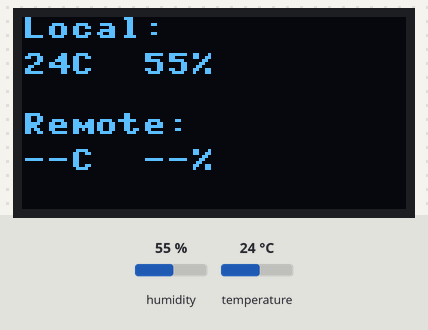
A program run on a simulated ESP8266 board running MicroPython. On the bench: 128×64 one-colour display. Inputs (shaded band) come from the test bench; at power-on: humidity 55 %, temperature 24 °C. No radio messages arrive unless stated (any console line starting 'radio sent:' is added by the test bench); library files of the repository ran but are not shown: sh1106.py; what the program prints to the serial console is not drawn.

Above: at 1.2 s.
1.3 s: humidity set to 22 %
At 2.6 s:
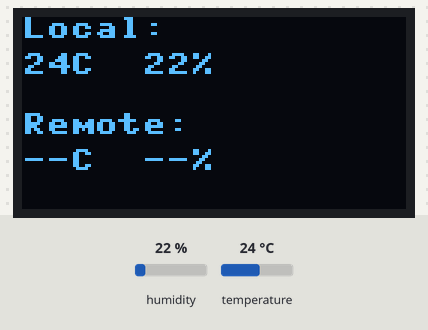
3.6 s: temperature set to 12 °C
At 4.8 s:
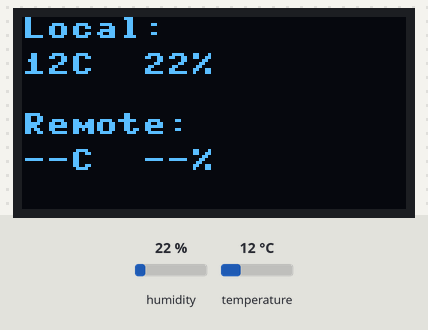
5.7 s: humidity set to 40 %
At 7.1 s:
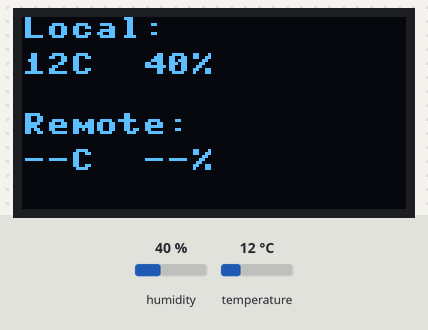
7.7 s: temperature set to 19 °C
Timing chart, 0 to 10.7 s (numbered marks = the images above; inputs shaded):
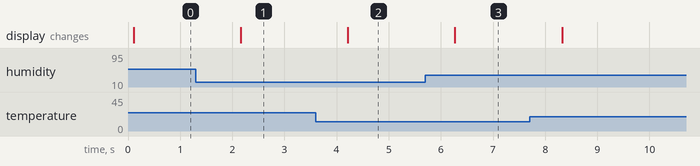

The program:

node_b.py
```python
import espnow
import network
import dht
import machine
import sh1106
import time

# WiFi init
wlan = network.WLAN(network.STA_IF)
wlan.active(True)

# ESP-NOW init
e = espnow.ESPNow()
e.active(True)
peer = b'\x48\x3f\xda\xc0\x35\xe9'  # Node A MAC
e.add_peer(peer)

# DHT11 on D2 (GPIO4)
sensor = dht.DHT11(machine.Pin(4))

# SH1106 OLED using SoftI2C
i2c = machine.SoftI2C(scl=machine.Pin(14), sda=machine.Pin(12))
display = sh1106.SH1106_I2C(128, 64, i2c, addr=0x3C, rotate=180)

remote_temp = '--'
remote_hum = '--'

while True:
    # Receive any pending data
    try:
        mac, msg = e.irecv(0)
        if msg:
            data = msg.decode()
            parts = data.split(',')
            if len(parts) == 2:
                remote_temp = parts[0]
                remote_hum = parts[1]
    except Exception:
        pass

    # Read DHT11 and send
    try:
        sensor.measure()
        temp = sensor.temperature()
        hum = sensor.humidity()
        msg = '{},{}'.format(temp, hum)
        e.send(peer, msg)
    except Exception:
        temp = '--'
        hum = '--'

    # Update display
    display.fill(0)
    display.text('Local:', 0, 0)
    display.text('{}C  {}%'.format(temp, hum), 0, 12)
    display.text('Remote:', 0, 32)
    display.text('{}C  {}%'.format(remote_temp, remote_hum), 0, 44)
    display.show()

    time.sleep(2)
```

Measured:
- after the input at 1.3 s, the display: changes after 0.86 s (image 1)
- after the input at 3.6 s, the display: changes after 0.62 s (image 2)
- after the input at 5.7 s, the display: changes after 0.57 s (image 3)
